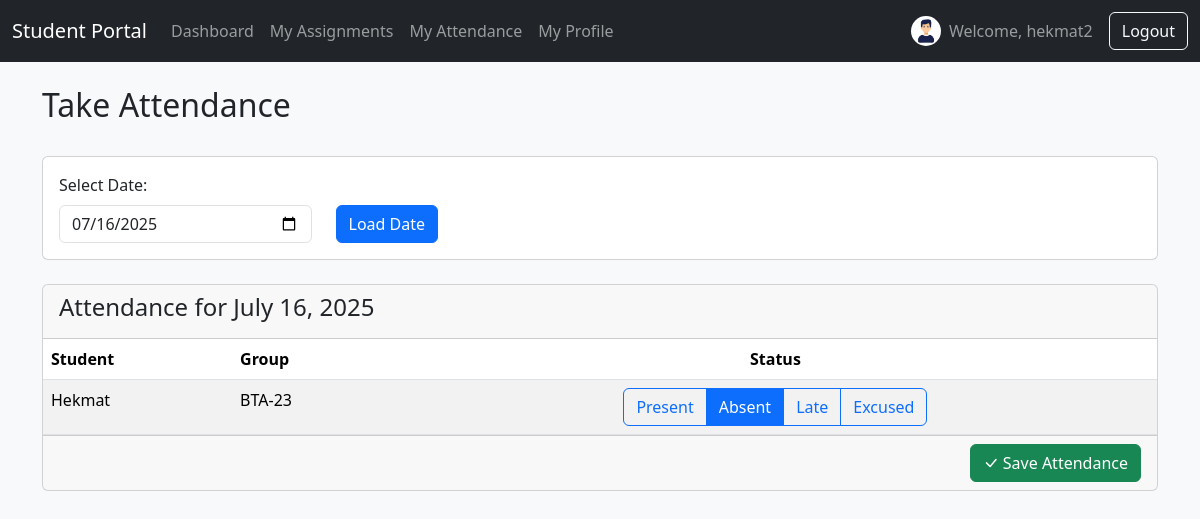
The app's page /attendance/ (signed in) with its own data.
### students/models.py (models this page shows, shortened)
class Attendance(models.Model):
    STATUS_CHOICES = [
        ('Present', 'Present'),
        ('Absent', 'Absent'),
        ('Late', 'Late'),
        ('Excused', 'Excused'),
    ]
    student = models.ForeignKey(Student, on_delete=models.CASCADE, related_name='attendance_records')
    date = models.DateField(default=timezone.now)
    status = models.CharField(max_length=10, choices=STATUS_CHOICES)
    class Meta:
        unique_together = ('student', 'date')
        ordering = ['-date', 'student__full_name']

class Student(models.Model):
    user = models.OneToOneField(User, on_delete=models.SET_NULL, null=True, blank=True)
    full_name = models.CharField(max_length=255, verbose_name="Full Name")
    photo = models.ImageField(upload_to='student_photos/', null=True, blank=True, default='student_photos/default.png')
    group = models.ForeignKey(Group, on_delete=models.CASCADE, related_name="students", verbose_name="Group")
    phone = models.CharField(max_length=20, blank=True, null=True, verbose_name="Phone")
    email = models.EmailField(blank=True, null=True, verbose_name="Email")
    telegram = models.CharField(max_length=100, blank=True, null=True, verbose_name="Telegram")
    note = models.TextField(blank=True, null=True, verbose_name="Note")

class Group(models.Model):
    name = models.CharField(max_length=100, unique=True, verbose_name="Group Name")

### students/views.py (the view, shortened to what this page needs)
# urls.py: path('attendance/', views.attendance_view, name='attendance'),
@login_required
def attendance_view(request):
    date_str = request.GET.get('date')
    try:
        selected_date = datetime.strptime(date_str, '%Y-%m-%d').date() if date_str else timezone.now().date()
    except ValueError:
        selected_date = timezone.now().date()
    context = {
        'students': Student.objects.all().order_by('group__name', 'full_name'),
        'attendance_records': {rec.student_id: rec.status for rec in Attendance.objects.filter(date=selected_date)},
        'selected_date': selected_date,
        'status_choices': Attendance.STATUS_CHOICES,
    }
    return render(request, 'students/attendance_form.html', context)

### students/context_processors.py (called while the page is built)
def student_profile_picture(request):
    if request.user.is_authenticated and not request.user.is_superuser:
        try:
            student = Student.objects.get(user=request.user)
            return {'student_photo_url': student.photo.url}
        except Student.DoesNotExist:
            return {}
    return {}

### students/templatetags/student_extras.py (called while the page is built)
@register.filter(name='get_item')
def get_item(dictionary, key):
    return dictionary.get(key)

### students/templates/students/attendance_form.html (shortened to what this page needs)
{% extends 'students/base.html' %}
{% load student_extras %}
{% block content %}
<div class="d-flex justify-content-between align-items-center mb-4">
    <h2>Take Attendance</h2>
</div>
<div class="card mb-4">
    <div class="card-body">
        <form method="get" class="row align-items-end">
            <div class="col-md-3">
                <label for="date-picker" class="form-label">Select Date:</label>
                <input type="date" id="date-picker" name="date" class="form-control" value="{{ selected_date|date:'Y-m-d' }}">
            </div>
            <div class="col-md-3">
                <button type="submit" class="btn btn-primary">Load Date</button>
            </div>
        </form>
    </div>
</div>
<form method="post">
    <div class="card">
        <div class="card-header">
            <h4>Attendance for {{ selected_date|date:"F d, Y" }}</h4>
        </div>
        <div class="table-responsive">
            <table class="table table-striped table-hover mb-0">
                <thead>
                    <tr>
                        <th>Student</th>
                        <th>Group</th>
                        <th class="text-center">Status</th>
                    </tr>
                </thead>
                <tbody>
                    {% for student in students %}
                    <tr>
                        <td>{{ student.full_name }}</td>
                        <td>{{ student.group.name }}</td>
                        <td class="text-center">
                            {% with current_status=attendance_records|get_item:student.id %}
                            <div class="btn-group" role="group">
                                {% for value, label in status_choices %}
                                <label class="btn btn-outline-primary" for="status_{{ student.id }}_{{ value }}">{{ label }}</label>
                                {% endfor %}
                            </div>
                            {% endwith %}
                        </td>
                    </tr>
                    {% empty %}
                    <tr>
                        <td colspan="3" class="text-center p-4">No students to take attendance for. Add students first.</td>
                    </tr>
                    {% endfor %}
                </tbody>
            </table>
        </div>
        <div class="card-footer text-end">
            <button type="submit" class="btn btn-success"><i class="bi bi-check-lg"></i> Save Attendance</button>
        </div>
    </div>
</form>
{% endblock %}

### students/templates/students/base.html (shortened to what this page needs)
<!DOCTYPE html>
<html lang="en">
  <head>
    <link
      href="https://cdn.jsdelivr.net/npm/bootstrap@5.3.2/dist/css/bootstrap.min.css"
      rel="stylesheet"
    />
    <link
      rel="stylesheet"
      href="https://cdn.jsdelivr.net/npm/bootstrap-icons@1.11.1/font/bootstrap-icons.css"
    />
  </head>
  <body class="bg-light">
    {% if user.is_authenticated %}
    <nav class="navbar navbar-expand-lg navbar-dark bg-dark">
        <div class="container-fluid">
            {% if user.is_superuser %}
                <a class="navbar-brand" href="{% url 'dashboard' %}">Teacher Dashboard</a>
            {% else %}
                <a class="navbar-brand" href="{% url 'student-dashboard' %}">Student Portal</a>
            {% endif %}
            <div class="collapse navbar-collapse" id="navbarNav">
                <ul class="navbar-nav me-auto mb-2 mb-lg-0">
                    {% if user.is_superuser %}
                        <li class="nav-item">
                            <a class="nav-link" href="{% url 'student-list' %}">Students</a>
                        </li>
                        <li class="nav-item">
                            <a class="nav-link" href="{% url 'group-list' %}">Groups</a>
                        </li>
                        <li class="nav-item">
                            <a class="nav-link" href="{% url 'assignment-list' %}">Assignments</a>
                        </li>
                        <li class="nav-item">
                            <a class="nav-link" href="{% url 'announcement-list' %}">Announcements</a>
                        </li>
                        <li class="nav-item">
                            <a class="nav-link" href="{% url 'attendance' %}">Attendance</a>
                        </li>
                    {% else %}
                        <li class="nav-item">
                            <a class="nav-link" href="{% url 'student-dashboard' %}">Dashboard</a>
                        </li>
                        <li class="nav-item">
                            <a class="nav-link" href="{% url 'student-assignments' %}">My Assignments</a>
                        </li>
                        <li class="nav-item">
                            <a class="nav-link" href="{% url 'student-attendance' %}">My Attendance</a>
                        </li>
                        <li class="nav-item">
                            <a class="nav-link" href="{% url 'student-profile' %}">My Profile</a>
                        </li>
                    {% endif %}
                </ul>
                {% if user.is_superuser %}
                    <span class="navbar-text me-3">
                        Welcome, {{ user.username }}
                    </span>
                {% else %}
                    <span class="navbar-text me-3 d-flex align-items-center">
                        {% if student_photo_url %}
                            <img src="{{ student_photo_url }}" class="rounded-circle me-2" alt="{{ user.username }}" width="30" height="30" style="object-fit: cover;">
                        {% endif %}
                        Welcome, {{ user.username }}
                    </span>
                {% endif %}
                <form action="{% url 'logout' %}" method="post" class="d-flex">
                    <button type="submit" class="btn btn-outline-light">Logout</button>
                </form>
            </div>
        </div>
    </nav>
    {% endif %}
    <main class="container mt-4">
       {% block content %}{% endblock %}
    </main>
  </body>
</html>

### records on screen
Attendance: date "July 16, 2025"
Student: full_name "Hekmat", group.name "BTA-23", status_choices "Present" "Absent" "Late" "Excused"

### other values on screen
{{ user.username }} "hekmat2"
